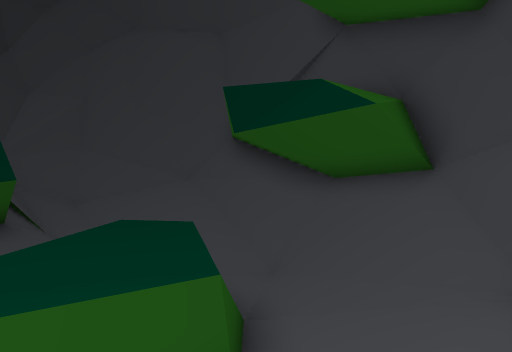
view 1 (above)

12 first-person views from a walk through a Godot game level. The camera is 1.5 m above the floor, tilts 4° down and sees 70° across. The floor is counted in squares, 2 m on a side. Each view is taken from the middle of a square. On the plan, view 1 faces up. The plan holds only what a view shows up to about 11 squares ahead; the rest is blank. The place goes on beyond the plan. Characters and animated objects are not drawn.

view 2
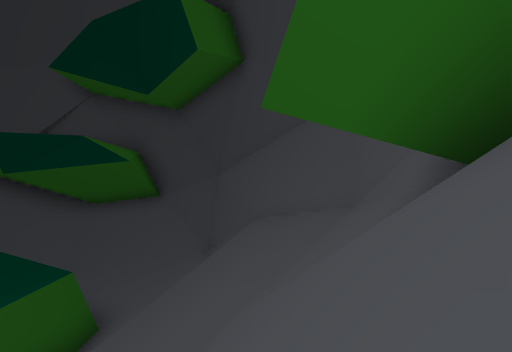

view 3
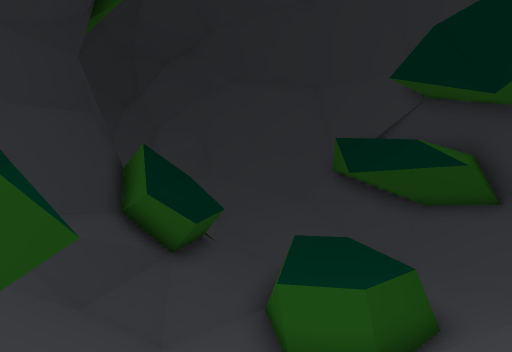

view 4
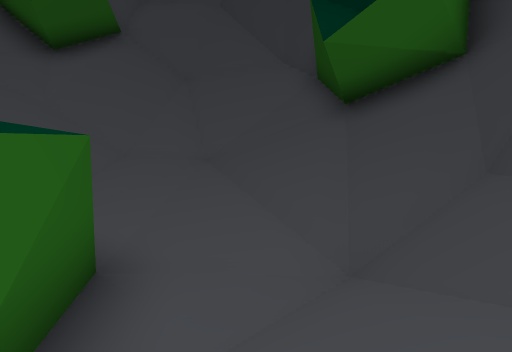

view 5
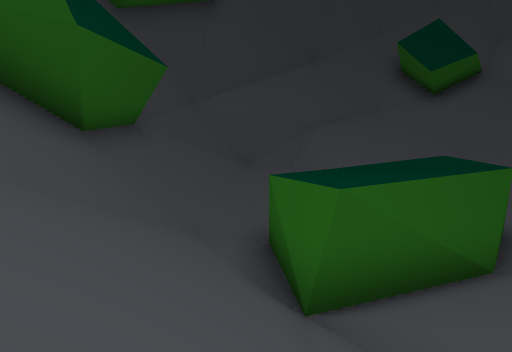

view 6
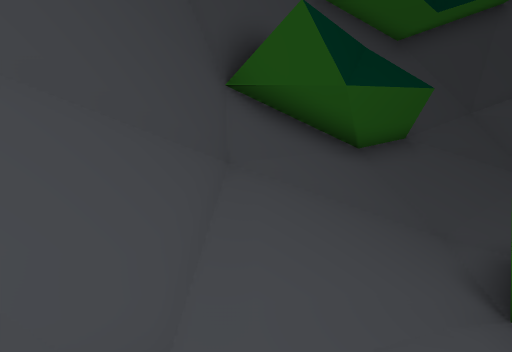

view 7
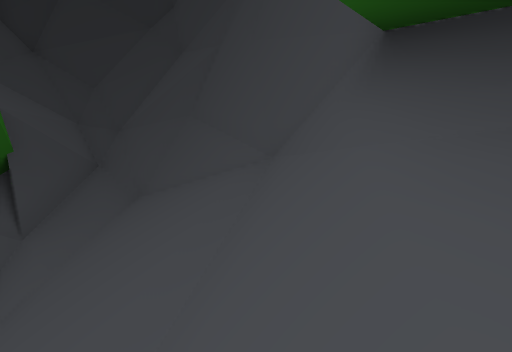

view 8
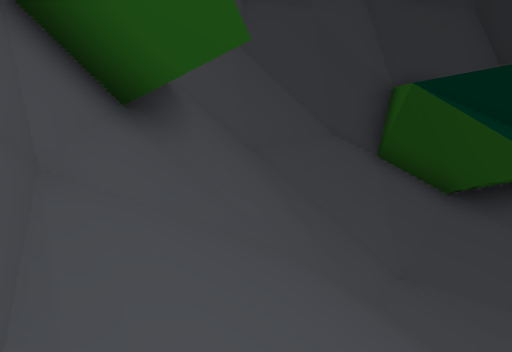

view 9
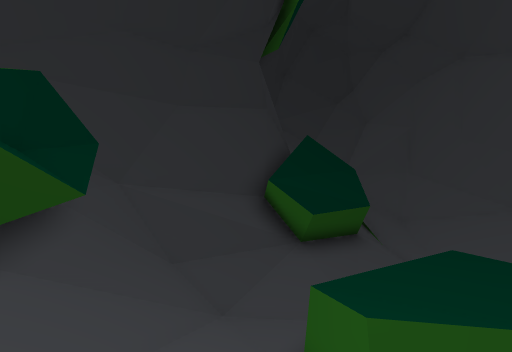

view 10
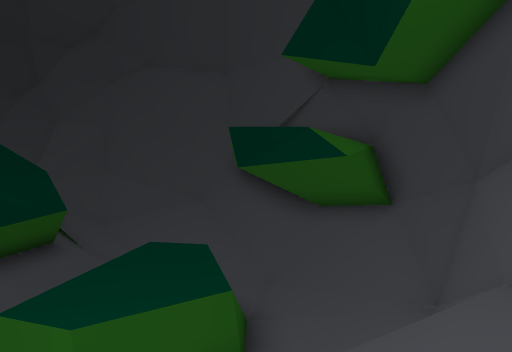

view 11
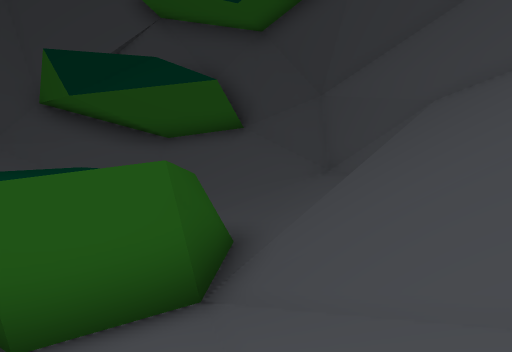

view 12
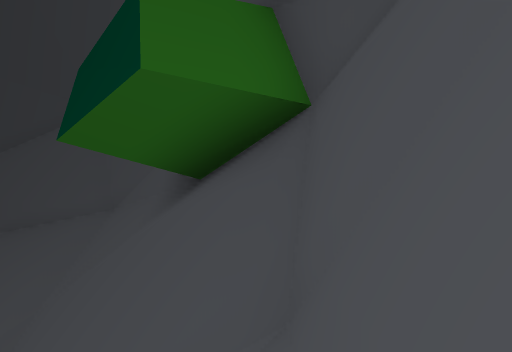

### Floor plan
Key: @ floor where view 1 was taken; # wall or solid block; . main floor; - floor 0.25 m lower than the main floor; : floor 0.5 m higher than the main floor; _ floor 0.5 m lower than the main floor; + floor 1 m higher than the main floor; * floor 4.75 m higher than the main floor; % floor 5.75 m higher than the main floor; / step, stairs or slope; = window, fence, low wall or low ledge; ^ raised ledge.
Columns run from 10 left of view 1 to 4 right of it. Each row starts with its distance up from view 1.
 13 ####
 12   =#######
 11  *=//////##
 10  %##/+////##
  9    #///////##
  8     #///////##
  7     #//##_.//##
  6    ##//###////#
  5    #///# #///##
  4   ##//_###///#
  3   ##/--###///#
  2   #//...#////#
  1   #///:://///#
  0   #///+///@/##
 -1   #^////////#
 -2    #///////##
 -3    #//////##
 -4    ##////##
 -5     ######

Where each view was taken, in squares from view 1:
view 1: 0 up, 0 right, facing up
view 2: 4 down, 3 left, facing up-right
view 3: 4 down, 4 left, facing up
view 4: 6 up, 5 left, facing down
view 5: 11 up, 5 left, facing down-right
view 6: 11 up, 7 left, facing right
view 7: 8 up, 1 right, facing up-left
view 8: 1 up, 2 right, facing down-left
view 9: 2 down, 0 right, facing up-left
view 10: 2 down, 0 right, facing up
view 11: 1 down, 4 left, facing up-right
view 12: 4 down, 5 left, facing right
